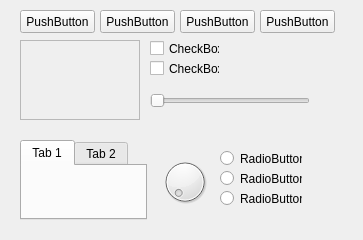
<?xml version="1.0" encoding="UTF-8"?>
<ui version="4.0">
 <class>MainWindow</class>
 <widget class="QMainWindow" name="MainWindow">
  <property name="geometry">
   <rect>
    <x>0</x>
    <y>0</y>
    <width>363</width>
    <height>240</height>
   </rect>
  </property>
  <property name="windowTitle">
   <string>MainWindow</string>
  </property>
  <widget class="QWidget" name="centralwidget">
   <widget class="QPushButton" name="pushButton">
    <property name="geometry">
     <rect>
      <x>20</x>
      <y>10</y>
      <width>75</width>
      <height>23</height>
     </rect>
    </property>
    <property name="text">
     <string>PushButton</string>
    </property>
   </widget>
   <widget class="QPushButton" name="pushButton_2">
    <property name="geometry">
     <rect>
      <x>100</x>
      <y>10</y>
      <width>75</width>
      <height>23</height>
     </rect>
    </property>
    <property name="text">
     <string>PushButton</string>
    </property>
   </widget>
   <widget class="QPushButton" name="pushButton_3">
    <property name="geometry">
     <rect>
      <x>260</x>
      <y>10</y>
      <width>75</width>
      <height>23</height>
     </rect>
    </property>
    <property name="text">
     <string>PushButton</string>
    </property>
   </widget>
   <widget class="QPushButton" name="pushButton_4">
    <property name="geometry">
     <rect>
      <x>180</x>
      <y>10</y>
      <width>75</width>
      <height>23</height>
     </rect>
    </property>
    <property name="text">
     <string>PushButton</string>
    </property>
   </widget>
   <widget class="QScrollArea" name="scrollArea">
    <property name="geometry">
     <rect>
      <x>20</x>
      <y>40</y>
      <width>120</width>
      <height>80</height>
     </rect>
    </property>
    <property name="widgetResizable">
     <bool>true</bool>
    </property>
    <widget class="QWidget" name="scrollAreaWidgetContents">
     <property name="geometry">
      <rect>
       <x>0</x>
       <y>0</y>
       <width>118</width>
       <height>78</height>
      </rect>
     </property>
    </widget>
   </widget>
   <widget class="QCheckBox" name="checkBox">
    <property name="geometry">
     <rect>
      <x>150</x>
      <y>40</y>
      <width>70</width>
      <height>17</height>
     </rect>
    </property>
    <property name="text">
     <string>CheckBox</string>
    </property>
   </widget>
   <widget class="QCheckBox" name="checkBox_2">
    <property name="geometry">
     <rect>
      <x>150</x>
      <y>60</y>
      <width>70</width>
      <height>17</height>
     </rect>
    </property>
    <property name="text">
     <string>CheckBox</string>
    </property>
   </widget>
   <widget class="QTabWidget" name="tabWidget">
    <property name="geometry">
     <rect>
      <x>20</x>
      <y>140</y>
      <width>127</width>
      <height>80</height>
     </rect>
    </property>
    <widget class="QWidget" name="tab">
     <attribute name="title">
      <string>Tab 1</string>
     </attribute>
    </widget>
    <widget class="QWidget" name="tab_2">
     <attribute name="title">
      <string>Tab 2</string>
     </attribute>
    </widget>
   </widget>
   <widget class="QSlider" name="horizontalSlider">
    <property name="geometry">
     <rect>
      <x>150</x>
      <y>90</y>
      <width>160</width>
      <height>22</height>
     </rect>
    </property>
    <property name="orientation">
     <enum>Qt::Horizontal</enum>
    </property>
   </widget>
   <widget class="QDial" name="dial">
    <property name="geometry">
     <rect>
      <x>160</x>
      <y>150</y>
      <width>50</width>
      <height>64</height>
     </rect>
    </property>
   </widget>
   <widget class="QRadioButton" name="radioButton">
    <property name="geometry">
     <rect>
      <x>220</x>
      <y>150</y>
      <width>82</width>
      <height>17</height>
     </rect>
    </property>
    <property name="text">
     <string>RadioButton</string>
    </property>
   </widget>
   <widget class="QRadioButton" name="radioButton_2">
    <property name="geometry">
     <rect>
      <x>220</x>
      <y>170</y>
      <width>82</width>
      <height>17</height>
     </rect>
    </property>
    <property name="text">
     <string>RadioButton</string>
    </property>
   </widget>
   <widget class="QRadioButton" name="radioButton_3">
    <property name="geometry">
     <rect>
      <x>220</x>
      <y>190</y>
      <width>82</width>
      <height>17</height>
     </rect>
    </property>
    <property name="text">
     <string>RadioButton</string>
    </property>
   </widget>
  </widget>
 </widget>
 <resources/>
 <connections/>
</ui>
